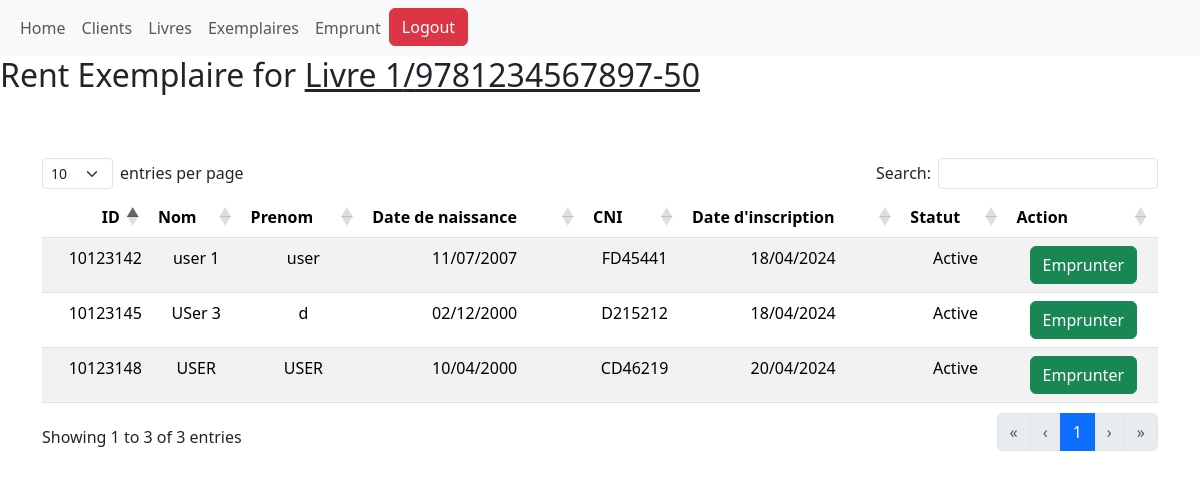
The app's page /Livre_emprunt/116 (signed in), older data.
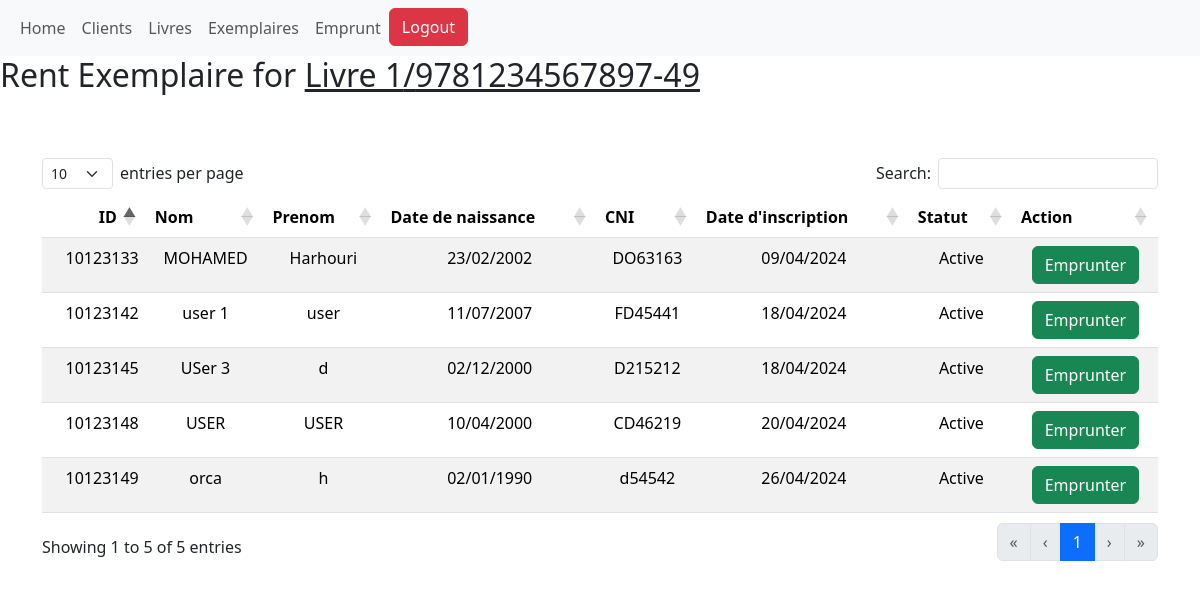
The same page, newer data.
### Lib_sys/models.py (models this page shows, shortened)
class Exemplaire(models.Model):
    STATUT_CHOICES = [('Disponible', 'Disponible'),
                    ('Perdu', 'Perdu'),
                    ('Endommagé', 'Endommagé'),
                    ('Prêté', 'Prêté')]
    livre = models.ForeignKey('Livre', on_delete=models.CASCADE)
    numero_exemplaire = models.CharField(max_length=100)
    statut = models.CharField(max_length=50, default='Disponible')

class Client(models.Model):
    STATUT_CHOICES = [
        ('Active', 'Active'),
        ('Non active', 'Non active'),
        ('Banned', 'Banned'),
    ]
    nom = models.CharField(max_length=100)
    prenom = models.CharField(max_length=100)
    date_de_naissance = models.DateField()
    CNI = models.CharField(max_length=20)
    date_d_inscription = models.DateField(auto_now_add=True)
    date_validite = models.DateField(null=True, blank=True)
    statut = models.CharField(max_length=50, default="Active")

### Lib_sys/views.py (the view)
# urls.py: path('Livre_emprunt/<int:id>', views.emprunt_livre, name="Livre_emprunt"),
@login_required
def emprunt_livre(request, id):
    clients = Client.objects.filter(statut="Active")
    livre = Livre.objects.get(pk=id)
    exemplaire = Exemplaire.objects.filter(livre=livre, statut='Disponible').last()
    return render(request, 'rent_liv.html', {'livre':livre, 'exemplaire':exemplaire, 'clients': clients})

### Lib_sys/models.py (called while the page is built)
    def __str__(self):
        return f"{self.titre}"

### Lib_sys/templates/rent_liv.html (shortened to what this page needs)
{% extends "base.html" %}
{% block content %}
<h2>Rent Exemplaire for <u>{{livre}}/{{ exemplaire.numero_exemplaire }}</u></h2>
<div class="container-sm pt-5">
        <table id="myTable" class="table table-striped text-center" style="width:100%">
            <thead>
                <tr>
                    <th>ID</th>
                    <th>Nom</th>
                    <th>Prenom</th>
                    <th>Date de naissance</th>
                    <th>CNI</th>
                    <th>Date d'inscription</th>
                    <th>Statut</th>
                    <th>Action</th>
                </tr>
            </thead>
            <tbody>
                {% for client in clients %}
                <tr>
                    <td id="row">{{client.id}}</td>
                    <td>{{client.nom}}</td>
                    <td>{{client.prenom}}</td>
                    <td>{{client.date_de_naissance | date:"d/m/Y"}}</td>
                    <td>{{client.CNI}}</td>
                    <td>{{client.date_d_inscription | date:"d/m/Y" }}</td>
                    <td>{{client.statut}}</td>
                    <td>
                        <form method="post" action="{% url 'Emprunt' client.id %}">
                            <button type="submit" class="btn btn-success">Emprunter</button>
                        </form>
                    </td>
                </tr>
                {% endfor %}
            </tbody>
        </table>
</div>
{% endblock %}

Row changes from the older to the newer data that the page shows:
no longer on this page (row edited): Exemplaire: numero_exemplaire "9781234567897-50"
now on this page (row unchanged): Exemplaire: numero_exemplaire "9781234567897-49"
now on this page (row edited): Client: id "10123133", nom "MOHAMED", prenom "Harhouri", date_de_naissance "23/02/2002", CNI "DO63163", date_d_inscription "09/04/2024", statut "Active"
added Client: id "10123149", nom "orca", prenom "h", date_de_naissance "02/01/1990", CNI "d54542", date_d_inscription "26/04/2024", statut "Active"
Text that changed along with them:
text written by a page script: "entries per page Search: Showing 1 to 3 of 3 entries « ‹ 1 › »" → "entries per page Search: Showing 1 to 5 of 5 entries « ‹ 1 › »"
